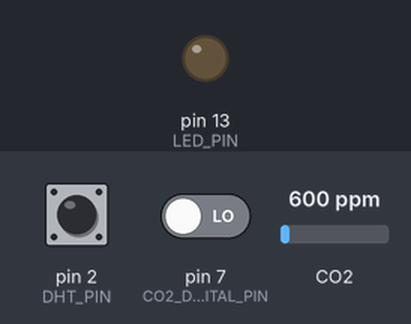
This sketch was run on a simulated Arduino Uno, built with avr-gcc and run on an emulated ATmega328P. Parts: output pins drawn as LEDs (lit = HIGH). The inputs (shaded band) are chosen by the test bench; at power-on: pin 2 (DHT_PIN) HIGH, pin 7 (CO2_DIGITAL_PIN) LOW, CO2 600 ppm. What the sketch prints to the serial monitor is not drawn.

Above: at 0.1 s.
At 60.3 s:
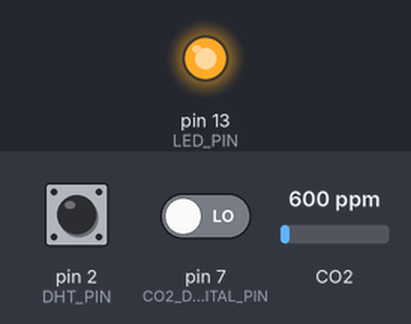
Timing chart, 0 to 61.8 s (numbered marks = the images above):
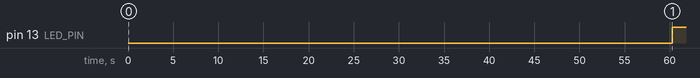

Measured:
- by itself, pin 13 (LED_PIN): LOW → HIGH at 60.3 s

The sketch:

CO2.ino
```cpp
/**
 * Библиотека для работы с датчиком CO2.
 * Перед использованием необходимо установить в библиотеки значение RLOAD в соответствии с используемом на датчике резистором.
 * Значение RZERO необходимо рассчитать для хорошо проветриваемого помещения.
 */
#include <MQ135.h>
#include "DHT.h"

/** Подключаем датчик CO2 к аналоговому пину 0 */
#define CO2_PIN A0
/** А так же к цифровому пину 7 (Не обязательно) */
#define CO2_DIGITAL_PIN 7

/** Подключаем термометр к пину 2 */
#define DHT_PIN 2

/** Подключаем светодиод к 13 пину */
#define LED_PIN 13

/** Для датчика AM2301 задаём: DHT21 */
#define DHTTYPE DHT21


/** Переменная для работы с датчиком СО2 */
MQ135 mq(CO2_PIN);

/**
 * Датчик CO2 будем корректировать в зависимости от температуры и влажности.
 * С помощью этой переменной будем получать и обрабатывать данные с термометра.
 */
DHT dht(DHT_PIN, DHTTYPE);


void setup() {
    Serial.begin(9600);
    dht.begin();
    pinMode(CO2_DIGITAL_PIN, INPUT);
    pinMode(LED_PIN, OUTPUT);

    //Перед использованием датчик нужно прогреть. Прогревать от 1 до 5 минут
    Serial.print("Calibrating ");
    for(int i = 0; i < 60; i++) {
        Serial.print(".");
        delay(1000);
    }
    Serial.println("");
}

void loop() {
    float h = dht.readHumidity(); // Считываем влажность воздуха в процентах
    float t = dht.readTemperature(); // Считываем температуру в градусах
    double CO2 = mq.getCorrectedPPM(t, h); // Считываем уровень СО2 в PPM
    bool thresholdExceeded = digitalRead(CO2_DIGITAL_PIN); // {true}, если больше заданного потенциометром порога

    digitalWrite(LED_PIN, !thresholdExceeded);

    Serial.print("CO2: ");
    Serial.print(CO2);
    Serial.println("ppm");

    delay(1000);
}
```
